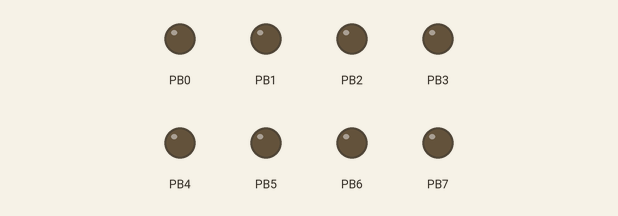
The program below on a simulated ATmega328P, built with avr-gcc and emulated at 16 MHz. On the bench: output pins drawn as LEDs (lit = HIGH).

Above: at 2.3 s.
Timing chart, 0 to 37.8 s (numbered marks = the images above):
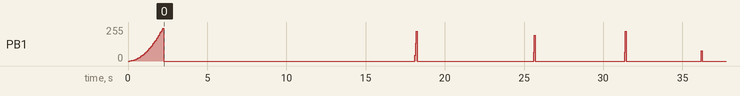

The program:

main.c
```c
/*
 * GccApplication3.c
 *
 * Created: 9/26/2022 2:56:31 PM
 * Author : jose_
 */

#include <avr/io.h>
#define F_CPU 16000000UL
#include <util/delay.h>
#include <avr/interrupt.h>


int main(void){


	DDRB = 0xFF;

	TCNT1 = 0;
	OCR1A = 0x3ff;

	TCCR1A = 0b11000011;
	TCCR1B = 0b00001001;
	//TIMSK1 = (1<<OCIE1A);//0b00000100;
	//TIMSK1|= (1<<OCIE1A);

	sei();
    while (1) {
		for (int i = 0; i <= 0x03ff; i ++){
			OCR1A = OCR1A-i;
			_delay_ms(50);
			}
            OCR1A=0x3ff;
	}

}
```
